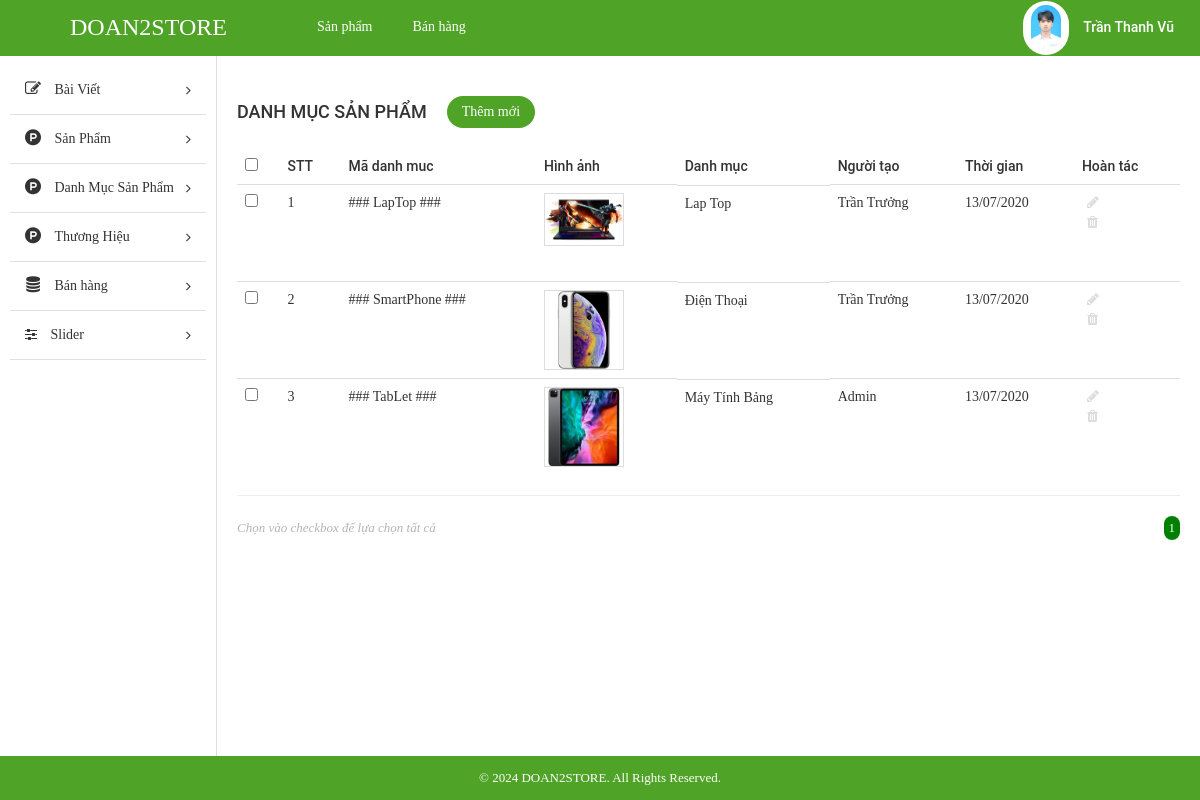
The app's page /STORE/admin/index.php?modules=categorys&controllers=index&action=list (signed in) with its own data.
### tables this page shows
CREATE TABLE `tbl_category` (
  `id` int(11) NOT NULL,
  `name` varchar(255) NOT NULL,
  `code` varchar(255) NOT NULL,
  `image` varchar(255) NOT NULL,
  `description` text NOT NULL,
  `create_date` varchar(255) NOT NULL,
  `user` varchar(255) NOT NULL
);

### STORE/admin/libraries/database.php (called while the page is built, shortened)
<?php
function db_query($query_string) {
    global $conn;
    $result = mysqli_query($conn, $query_string);
    return $result;
}
function db_fetch_array($query_string) {
    $result = array();
    $mysqli_result = db_query($query_string);
    while ($row = mysqli_fetch_assoc($mysqli_result)) {
        $result[] = $row;
    }
    return $result;
}

### STORE/admin/modules/categorys/models/indexModel.php (called while the page is built, shortened)
<?php
function getAll()
{
	return db_fetch_array("SELECT * FROM `tbl_category`");
}

### STORE/admin/modules/categorys/controllers/indexController.php (called while the page is built, shortened)
<?php
function listAction()
{
	$data_tmp = getAll();
	if (!empty($_GET['page'])) {
		$page = $_GET['page'];
	} else {
		$page = 1;
	}
	$numProduct = count($data_tmp);
	$productOnPage = 5;
	$num = ceil($numProduct / $productOnPage);
	$start = ($page - 1) * $productOnPage;
	$res = [];
	for ($i = $start; $i < $start + $productOnPage; $i++) {
		if (isset($data_tmp[$i]))
			$res[] = $data_tmp[$i];
	};
	$data = [$res, $num, $page];
	load_view('list', $data);
}

### STORE/admin/core/router.php (called while the page is built, shortened)
<?php
$action_name = get_action() . 'Action';
call_function(array('construct', $action_name));

### STORE/admin/core/appload.php (called while the page is built, shortened)
<?php
require CONFIGPATH . DIRECTORY_SEPARATOR . 'database.php';
require LIBPATH . DIRECTORY_SEPARATOR . 'database.php';
require COREPATH . DIRECTORY_SEPARATOR . 'base.php';
require COREPATH . DIRECTORY_SEPARATOR . 'router.php';

### STORE/admin/index.php (called while the page is built, shortened)
<?php
require COREPATH . DIRECTORY_SEPARATOR . 'appload.php';

### STORE/admin/modules/categorys/views/listView.php (the view, shortened to what this page needs)
<div id="main-content-wp" class="list-product-page">
    <div class="wrap clearfix">
        <div id="content" class="fl-right">
            <div class="section" id="title-page">
                <div class="clearfix">
                    <h3 id="index" class="fl-left">Danh Mục Sản Phẩm</h3>
                    <a href="?modules=categorys&controllers=index&action=add" title="" id="add-new" class="fl-left">Thêm mới</a>
                </div>
            </div>
            <div class="section" id="detail-page">
                <div class="section-detail">
                    <div class="table-responsive">
                        <table class="table list-table-wp">
                            <thead>
                                <tr>
                                    <td><input type="checkbox" name="checkAll" id="checkAll"></td>
                                    <td><span class="thead-text">STT</span></td>
                                    <td><span class="thead-text">Mã danh muc</span></td>
                                    <td><span class="thead-text">Hình ảnh</span></td>
                                    <td><span class="thead-text">Danh mục</span></td>
                                    <td><span class="thead-text">Người tạo</span></td>
                                    <td><span class="thead-text">Thời gian</span></td>
                                    <td><span class="thead-text">Hoàn tác</span></td>
                                </tr>
                            </thead>
                            <tbody>
                                <?php $i = 0;
                                if (!empty($data['0'])) foreach ($data['0'] as $key => $value) {
                                    $i++; ?>
                                    <tr>
                                        <td><input type="checkbox" name="checkItem" class="checkItem"></td>
                                        <td><span class="tbody-text"><?php echo $i; ?></h3></span>
                                        <td><span class="tbody-text"><?php echo $value['code']; ?></h3></span>
                                        <td>
                                            <div class="tbody-thumb">
                                                <img src="<?php echo $value['image']; ?>" alt="">
                                            </div>
                                        </td>
                                        <td class="clearfix">
                                            <div class="tb-title fl-left">
                                                <h3><?php echo $value['name']; ?></h3>
                                            </div>
                                        </td>
                                        <td><span class="tbody-text"><?php echo $value['user']; ?></span></td>
                                        <td><span class="tbody-text"><?php echo $value['create_date']; ?></span></td>
                                        <td>
                                            <ul class="list-operation ">
                                                <li><a href="?modules=categorys&contollers=index&action=edit&id=<?php echo $value['id']; ?>" title="Sửa" class="edit"><i class="fa fa-pencil" aria-hidden="true"></i></a></li>
                                                <li><a href="?modules=categorys&contollers=index&action=delete&id=<?php echo $value['id']; ?>" title="Xóa" class="delete"><i class="fa fa-trash" aria-hidden="true"></i></a></li>
                                            </ul>
                                        </td>
                                    </tr>
                                <?php }; ?>
                            </tbody>
                        </table>
                        <hr>
                    </div>
                </div>
            </div>
            <div class="section" id="paging-wp">
                <div class="section-detail clearfix">
                    <p id="desc" class="fl-left">Chọn vào checkbox để lựa chọn tất cả</p>
                    <ul id="list-paging" class="fl-right">
                        <?php for ($i = 1; $i <= $data['1']; $i++) { ?>
                            <li>
                                <a <?php if ($i == $data['2']) echo 'style="background-color: green;color:white; border-radius:300px;"';  ?> href="?modules=categorys&controllers=index&action=list&page=<?php echo $i; ?>" title=""><?php echo $i; ?></a>
                            </li>
                        <?php }; ?>
                    </ul>
                </div>
            </div>
        </div>
    </div>
</div>

### STORE/admin/core/base.php (shortened to what this page needs)
<?php
function get_module()
{
    global $config;
    $module = isset($_GET['modules']) ? $_GET['modules'] : $config['default_module'];
    return $module;
}
function call_function($list_function = array())
{
    if (is_array($list_function)) {
        foreach ($list_function as $f) {
            if (function_exists($f())) {
                $f();
            }
        }
    }
}
function load_view($name, $data_send = array())
{
    $data = $data_send;
    $path = MODULESPATH . DIRECTORY_SEPARATOR . get_module() . DIRECTORY_SEPARATOR . 'views' . DIRECTORY_SEPARATOR . $name . 'View.php';
    if (file_exists($path)) {
        require $path;
    } else {
        echo "Không tìm thấy {$path}";
    }
}
function get_header($name = '')
{
    global $data;
    if (empty($name)) {
        $name = 'header';
    } else {
        $name = "header-{$name}";
    }
    $path = LAYOUTPATH . DIRECTORY_SEPARATOR . $name . '.php';
    if (file_exists($path)) {
        if (is_array($data)) {
            foreach ($data as $key => $a) {
                $$key = $a;
            }
        }
        require $path;
    } else {
        echo "Không tìm thấy {$path}";
    }
}
function get_footer($name = '')
{
    global $data;
    if (empty($name)) {
        $name = 'footer';
    } else {
        $name = "footer-{$name}";
    }
    $path = LAYOUTPATH . DIRECTORY_SEPARATOR . $name . '.php';
    if (file_exists($path)) {
        if (is_array($data)) {
            foreach ($data as $key => $a) {
                $$key = $a;
            }
        }
        require $path;
    } else {
        echo "Không tìm thấy {$path}";
    }
}
function get_sidebar($name = '')
{
    global $data;
    if (empty($name)) {
        $name = 'sidebar';
    } else {
        $name = "sidebar-{$name}";
    }
    $path = LAYOUTPATH . DIRECTORY_SEPARATOR . $name . '.php';
    if (file_exists($path)) {
        if (is_array($data)) {
            foreach ($data as $key => $a) {
                $$key = $a;
            }
        }
        require $path;
    } else {
        echo "Không tìm thấy {$path}";
    }
}

### STORE/admin/public/css/import/global.css (style rules this page uses)
body { font-family: "Roboto Regular"; font-size: 14px; line-height: 24px; color: #333; }
.fl-left { float: left; }
.fl-right { float: right; }
img { max-width: 100%; height: auto; display: block; }
ul li { list-style: none!important; }
a { text-decoration: none!important; }

### STORE/admin/public/css/import/list_post.css (style rules this page uses)
#content { width: 82%; border-left: 1px solid #ddd; padding: 20px; }
#add-new { display: inline-block; color: #fff; background: #4fa327; padding: 4px 15px; margin: 20px; border-radius: 20px; }
#index { font-family: 'Roboto Medium'; font-weight: normal; text-transform: uppercase; font-size: 18px; padding: 24px 0px; }
.list-table-wp thead tr td { font-family: 'Roboto Medium'; font-weight: normal; }
.list-operation li { float: left; }
.list-operation li a { display: block; padding: 0px 5px; color: #ddd; }
.tb-title { width: 75%; display: -webkit-box; -webkit-line-clamp: 1; -moz-line-clamp: 1; -o-line-clamp: 1; -webkit-box-orient: vertical; -moz-box-orient: vertical; -o-box-orient: vertical; max-height: 100%; overflow: hidden; }
.list-operation { width: 25%; }
#paging-wp #desc { font-size: 13px; color: #b5b5b5; font-style: italic; }
#list-paging li { float: left; }
#list-paging li a { display: inline-block; color: #555; font-size: 13px; padding: 0px 5px; }

### STORE/admin/public/css/import/list_product.css (style rules this page uses)
.tbody-thumb { width: 80px; height: 80px; overflow: hidden; }
.tbody-thumb img { border: 1px solid #ddd; }

### STORE/admin/public/css/import/detail_order.css (style rules this page uses)
.table { margin-bottom: 0!important; }

### records on screen
tbl_category: code "### LapTop ###", image (picture), name "Lap Top", user "Trần Trưởng", create_date "13/07/2020"
tbl_category: code "### SmartPhone ###", image (picture), name "Điện Thoại", user "Trần Trưởng", create_date "13/07/2020"
tbl_category: code "### TabLet ###", image (picture), name "Máy Tính Bảng", user "Admin", create_date "13/07/2020"
